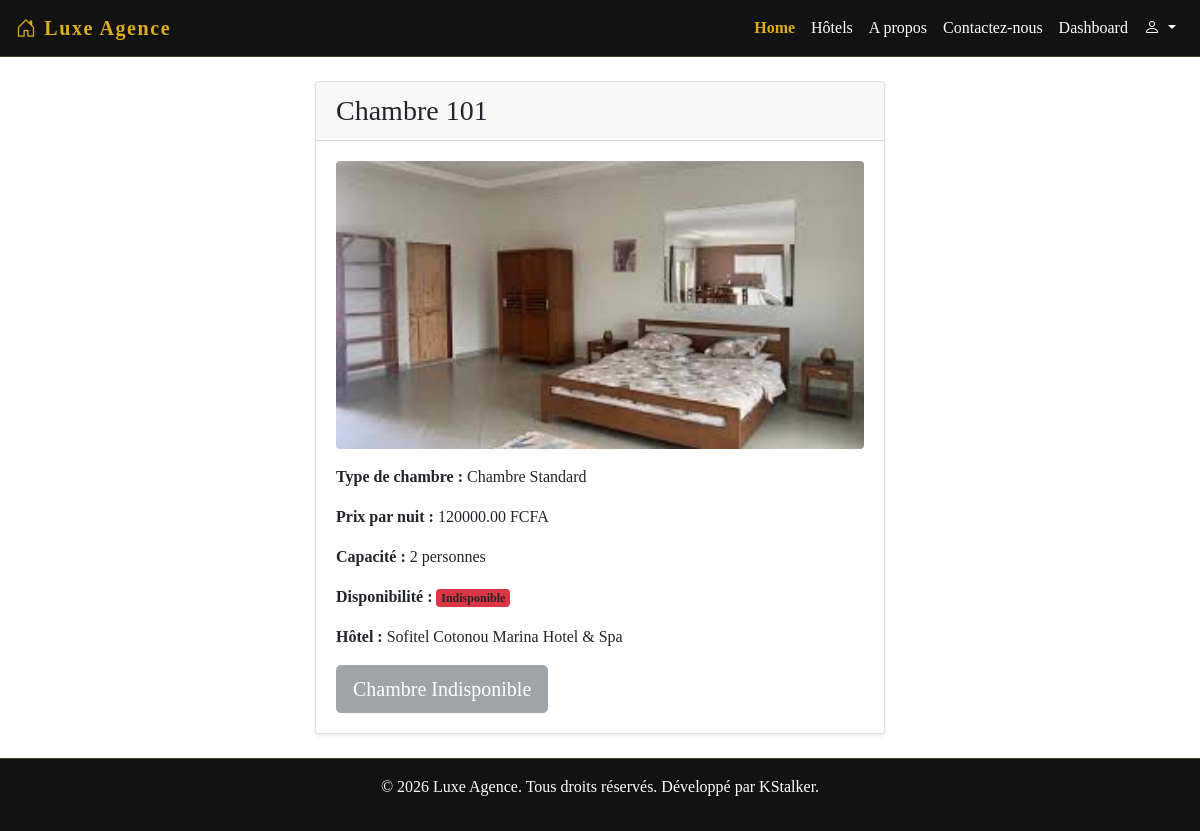
The page /room/1/ on the database as committed earlier.
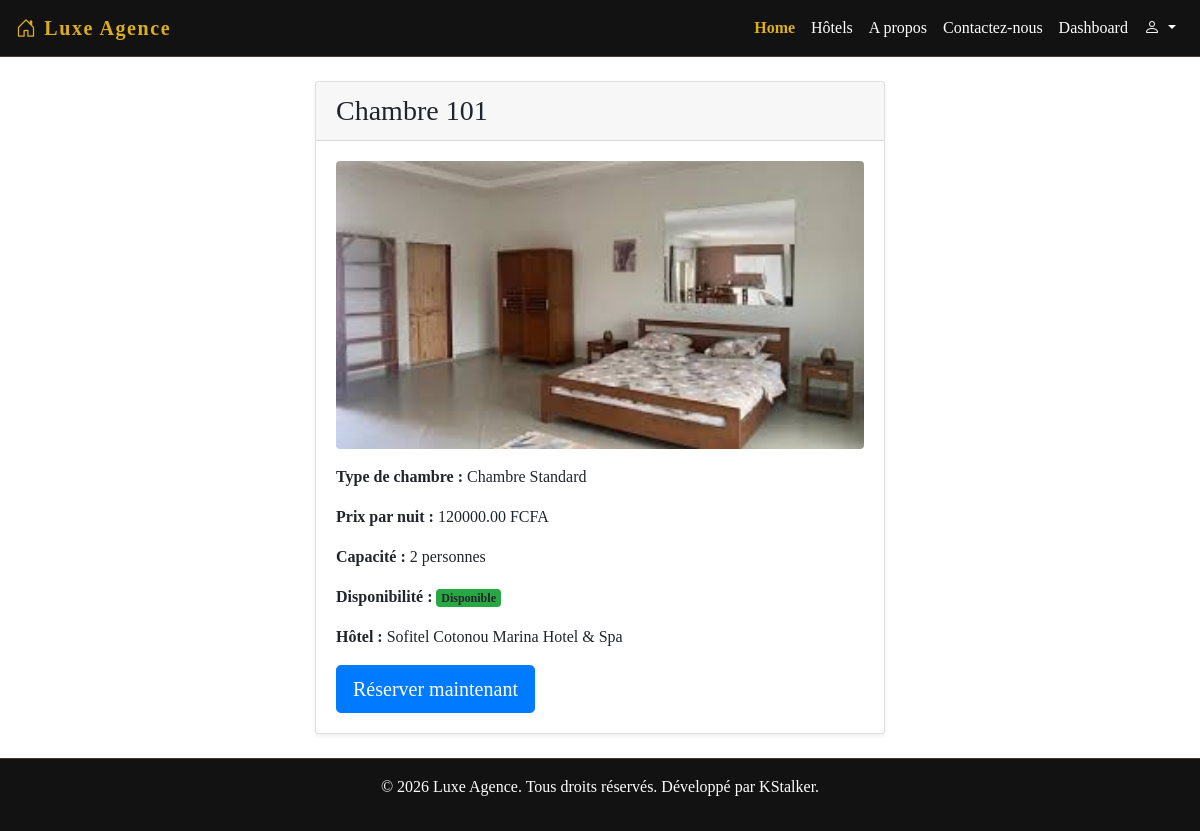
The same page on the database as committed later.
### Agence/views.py (the view)
# urls.py: path('room/<int:pk>/', views.DetailRoomView.as_view(), name='detail_room'),
class DetailRoomView(DetailView):
    model = Room
    template_name = 'rooms/detail_room.html'
    context_object_name = 'room'

### Agence/templates/rooms/detail_room.html
{% extends 'base.html' %}
{% block content %}
<div class="container py-4" style="width: 50%;">
    <div class="card shadow-sm">
        <div class="card-header d-flex justify-content-between align-items-center">
            <h3 class="mb-0">Chambre {{ room.room_number }}</h3>
        </div>
        <div class="card-body">
            {% if room.image %}
                <div class="mb-3">
                    <img src="{{ room.image.url }}" alt="{{ room.room_number }}" class="img-fluid rounded" style="max-height: 400px; object-fit: cover; width: 100%;">
                </div>
            {% endif %}
                <p><strong>Type de chambre : </strong> {{ room.room_type }}</p>
                <p><strong>Prix par nuit : </strong> {{ room.price_per_night }} FCFA</p>
                <p><strong>Capacité : </strong> {{ room.capacity }} personnes</p>
                <p><strong>Disponibilité : </strong>
                  {% if room.available %}
                    <span class="badge bg-success">Disponible</span>
                  {% else %}
                    <span class="badge bg-danger">Indisponible</span>
                  {% endif %}
                </p>
                <p><strong>Hôtel : </strong> {{ room.hotel.name }}</p>
            <div class="d-grid">
                {% if room.available %}
                    <a href="{% url 'create_booking' %}?room_id={{ room.id }}" class="btn btn-primary btn-lg">Réserver maintenant</a>
                {% else %}
                    <button class="btn btn-secondary btn-lg" disabled>Chambre Indisponible</button>
                {% endif %}
            </div>
        </div>
    </div>
</div>
{% endblock %}

Rows that differ between the two databases and show on the page:
changed Room "Chambre Standard": available False → True (drawn)
Other text that changed with them:
text no longer shown: "Indisponible Chambre Indisponible"
text now shown: "Disponible Réserver maintenant"
